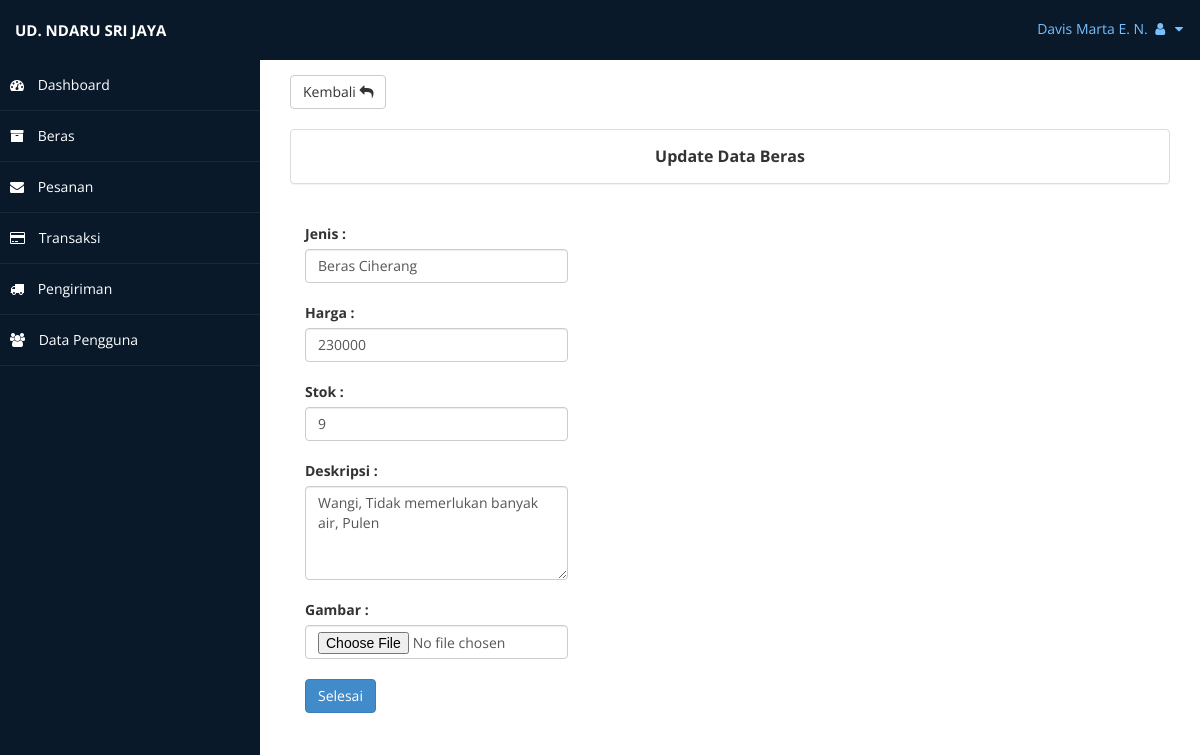
/index.php?page=edit_beras&&id=2 (signed in), run on the app's committed database.
### tables this page shows
CREATE TABLE `beras` (
  `id` int(11) NOT NULL,
  `jenis` varchar(100) NOT NULL,
  `harga` int(11) NOT NULL,
  `stok` int(11) NOT NULL,
  `deskripsi` text NOT NULL,
  `pic` varchar(100) NOT NULL
);

### views/edit_beras.php (the view, shortened to what this page needs)
<?php
$beras=mysqli_fetch_array(mysqli_query($koneksi, "SELECT * FROM beras WHERE id = '$_GET[id]'"));
 ?>
<div class="container col-md-12">
  <div class="row">
    <a href="index.php?page=beras" class="btn btn-default">Kembali <i class="fa fa-mail-reply"></i> </a><br><br>
    <div class="panel panel-default col-sm-12">
      <div class="panel-body" style="text-align:center;font-size:16px"> <b>Update Data Beras</b> </div>
    </div>
  </div><br>
  <div class="row">
    <div class="form-group col-sm-4">
      <form action="proses_beras.php" method="post" enctype="multipart/form-data">
        <label for="">Jenis :</label>
        <input type="text" name="jenis" class="form-control" value="<?php echo $beras['jenis'] ?>" required><br>
        <label for="">Harga :</label>
        <input type="text" name="harga" class="form-control" value="<?php echo $beras['harga'] ?>" required><br>
        <label for="">Stok :</label>
        <input type="text" name="stok" class="form-control" value="<?php echo $beras['stok'] ?>" required><br>
        <label for="">Deskripsi :</label>
        <textarea name="deskripsi" rows="4" cols="80" class="form-control" required><?php echo $beras['deskripsi'] ?></textarea><br>
        <label for="">Gambar :</label>
        <input type="file" name="pic" class="form-control" value=""><br>
        <input type="submit" name="edit_beras" value="Selesai" class="btn btn-primary">
      </form>
    </div>
  </div>
</div>

### assets/css/custom-styles.css (style rules this page uses)
body { font-family: 'Open Sans', sans-serif; }

### data on the page
beras: jenis "Beras Ciherang", harga "230000", stok "9", deskripsi "Wangi, Tidak memerlukan banyak air, Pulen"

### other printed values
$_SESSION['nama'] "Davis Marta E. N."
